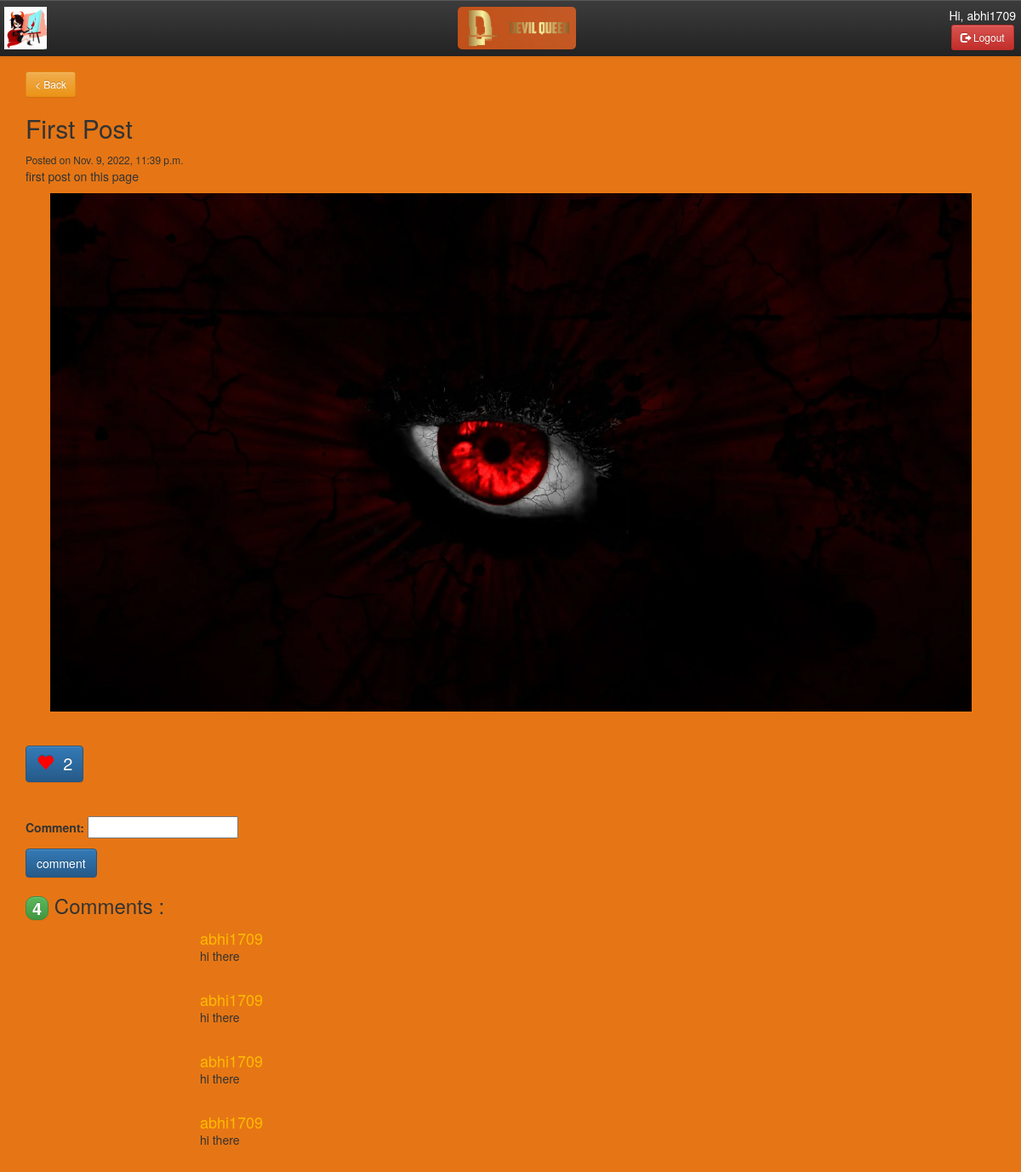
The page /2022/11/09/first-post/ (signed in) on the database its author committed.
### myApp/models.py (models this page shows, shortened)
class Post(models.Model):
	STATUS_CHOICE=(('draft','Draft'),('published','Published'),('deleted','Deleted'))
	title=models.CharField(max_length=200)
	slug=models.SlugField(max_length=50,unique_for_date="publish")
	body=models.TextField(null=True,blank=True)
	publish=models.DateTimeField(default=timezone.now)
	photo=models.ImageField(upload_to='static/postimg',default="")
	click_post=models.BooleanField(default=True)
	class Meta:
		ordering = ('-publish',)

class Comment(models.Model):
	user=models.ForeignKey(User,related_name='comments',on_delete=models.CASCADE,default="")
	post=models.ForeignKey(Post,related_name='comments',on_delete=models.CASCADE)
	comment=models.CharField(max_length=200,default="")
	created=models.DateTimeField(auto_now_add=True)
	updated=models.DateTimeField(auto_now=True)
	active=models.BooleanField(default=True)
	comment_post=models.BooleanField(default=True)
	class Meta:
		ordering=('-created',)

### myApp/views.py (the view, shortened to what this page needs)
# urls.py: re_path('(?P<year>\d{4})/(?P<month>\d{2})/(?P<day>\d{2})/(?P<send_slug>[-\w]+)/',post_detail_view,name='post_detail'),
@login_required
def post_detail_view(request,year,month,day,send_slug):
	post=get_object_or_404(Post,slug=send_slug,publish__year=year,publish__month=month,publish__day=day)
	user=request.user
	comments=post.comments.filter(active=True)
	form=CommentForm()
	likes=Like.objects.filter(post=post,liked=True)
	try:
		like=Like.objects.get(user=user,post=post)
	except:
		like=Like(user=user,post=post)
	like_f=LikeForm()
	d={'post':post,'form':form,'comments':comments,'like_f':like_f,'like':like,'likes':likes}
	return render(request,'myApp/post_detail.html',d)

### myApp/forms.py
class CommentForm(forms.ModelForm):
	class Meta:
		model=Comment
		fields=('comment','comment_post')
		widgets={'comment_post':forms.HiddenInput}

class LikeForm(forms.ModelForm):
	class Meta:
		model=Like
		fields=('liked',)
		widgets={'liked':forms.HiddenInput}

### templates/myApp/post_detail.html (shortened to what this page needs)
<!DOCTYPE html>
{%extends 'myApp/parent.html'%}
{%load static%}
	{%block content_block%}
	<div class="container">
		<br>
		<button onclick="history.back()" class="btn btn-warning btn-sm">< Back</button>
		<h2>{{post.title|title}}</h2>
		<small>Posted on {{post.publish}}</small>
		<p>{{post.body}}</p>
		<center>
			<img src="/{{post.photo}}" alt="N/A" id="post">
		</center>
		<br>
		<br>
		<div style="display: inline-block;">
			<form style="display: inline-block;" method="post">
				{%if like.liked%}
					<button type="submit" class="btn btn-primary" style="color:red; font-size: 20px;"><span class="glyphicon glyphicon-heart"></span>&nbsp;&nbsp;<span style="color:white;">{{likes.count}}</span></button>
				{%else%}
					<button type="submit" class="btn btn-primary" style="color:red; font-size: 20px;"><span class="glyphicon glyphicon-heart-empty"></span>&nbsp;&nbsp;<span style="color:white;">{{likes.count}}</span></button>
				{%endif%}
			</form>
		</div>
		<br>
		<br>
		<br>
		<form method='post'>
				{{form.as_p}}
				<input type="submit" class="btn btn-primary" value="comment">
		</form>
		{%with comments.count as comments_count%}
			<h3><span class="badge btn btn-success" style="font-size: 20px;">{{comments_count}}</span> Comment{{comments_count|pluralize}} : </h3>
		{%endwith%}
		{%if comments%}
			{%for c in comments%}
				<div class="col-sm-2 text-center"></div>
				<div class="col-sm-10">
					<h4 style="line-height: 2px; color: #ffbb00">{{c.user.username}}</h4>
					<p>{{c.comment}}</p>
					<br>
				</div>
			{%endfor%}
		{%endif%}
	</div>
	{%endblock%}

### templates/myApp/parent.html (shortened to what this page needs)
<!DOCTYPE html>
{%load static%}
<html>
<head>
	<link rel="stylesheet" href="https://cdn.jsdelivr.net/npm/bootstrap@3.3.7/dist/css/bootstrap.min.css">
	<link rel="stylesheet" href="https://cdn.jsdelivr.net/npm/bootstrap@3.3.7/dist/css/bootstrap-theme.min.css">
</head>
<body>
	<nav class="navbar-default navbar-fixed-top navbar-inverse">
		<div class="navbar-header">
			<img src="/static/images/logo.png" id="logo">
		</div>
		<div>
			<a href="/"><img src="/static/images/clogo.png" id="clogo"></a>
		</div>
		<div class="nav navbar-nav navbar-right" align="center">
			<h5 style="color: white; margin: 1px 1px 3px;">Hi, {{user.username}}</h5>
			<a href="/accounts/logout" class="btn btn-danger btn-sm"><span class="glyphicon glyphicon-log-out"></span> Logout</a>
		</div>
	</nav>
	<div class="content">
		{%block content_block%}
		{%endblock%}
	</div>
</body>
</html>

### templates/myApp/parent.html (style rules this page uses)
html,body { height: 100%; }
.navbar-default { position:fixed; display: flex; justify-content: space-between; top:0px; }
#logo { width: 50px; height: 50px; margin: 8px 5px; }
#clogo { width: 139px; height: 50px; margin: 8px 0px ; border-radius: 5px; }
.navbar-header { width: 100px; }
.navbar-right { margin-top: 10px; margin-right: 5px; }
#post { max-width: 95%; }
.content { margin-top: 64px; min-height: 100%; background-color: #e67615; }

### rows shown on the page
Post: title "First Post", publish "Nov. 9, 2022, 11:39 p.m.", body "first post on this page", photo (picture)
Comment: user.username "abhi1709", comment "hi there"
Comment: user.username "abhi1709", comment "hi there"
Comment: user.username "abhi1709", comment "hi there"
Comment: user.username "abhi1709", comment "hi there"

### other values the page prints
{{ user.username }} "abhi1709"
{{ likes.count }} "2"
{{ comments_count }} "4"
